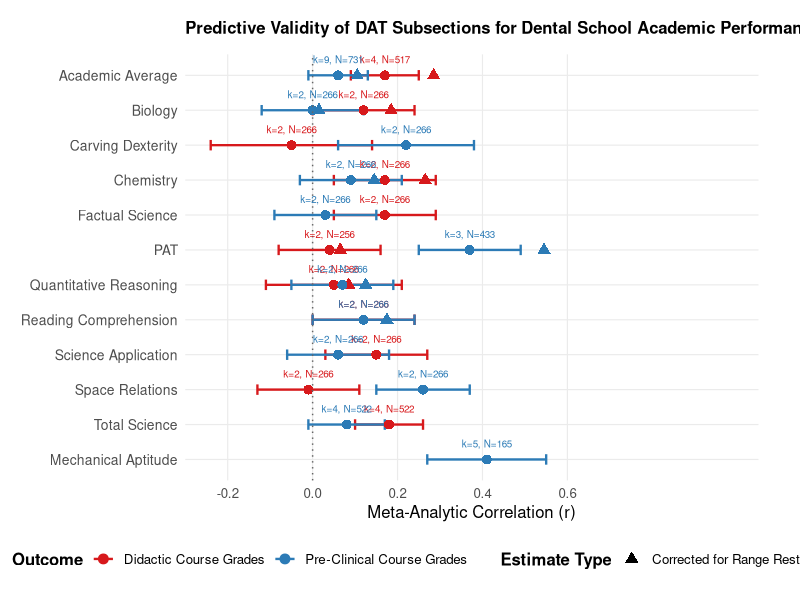
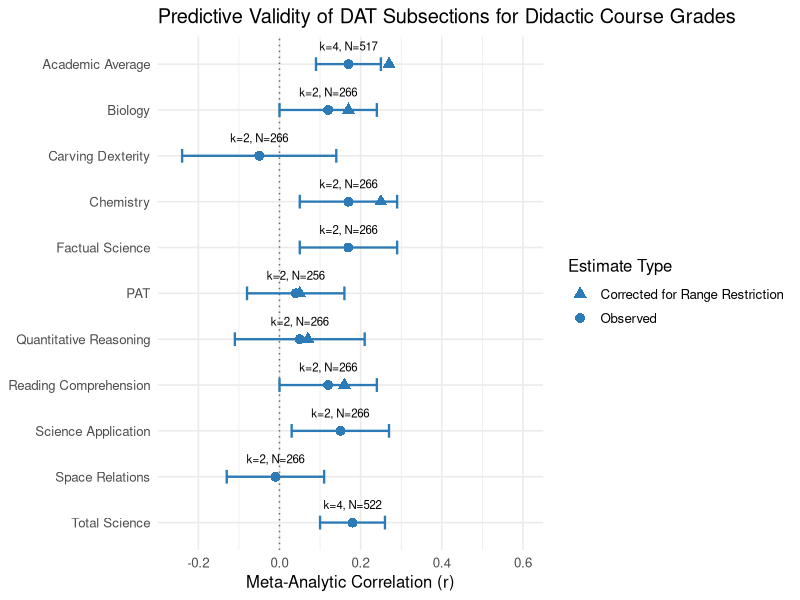
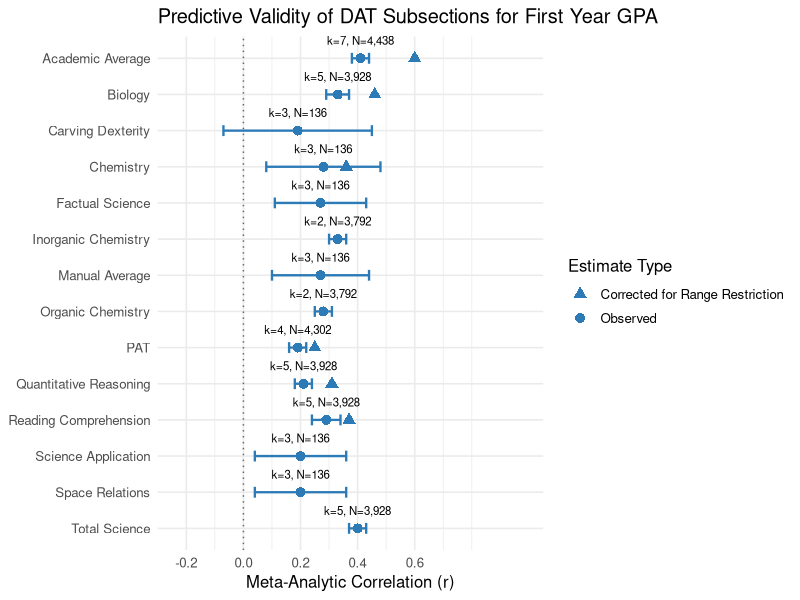
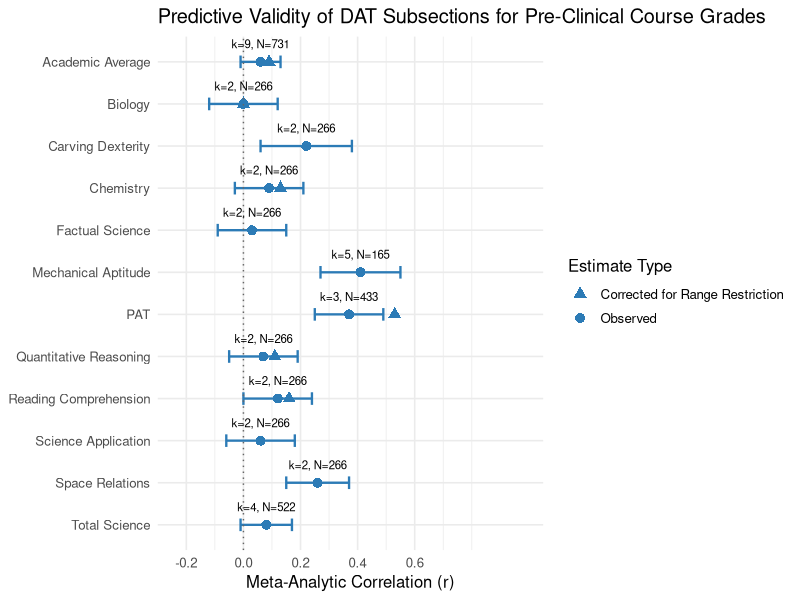
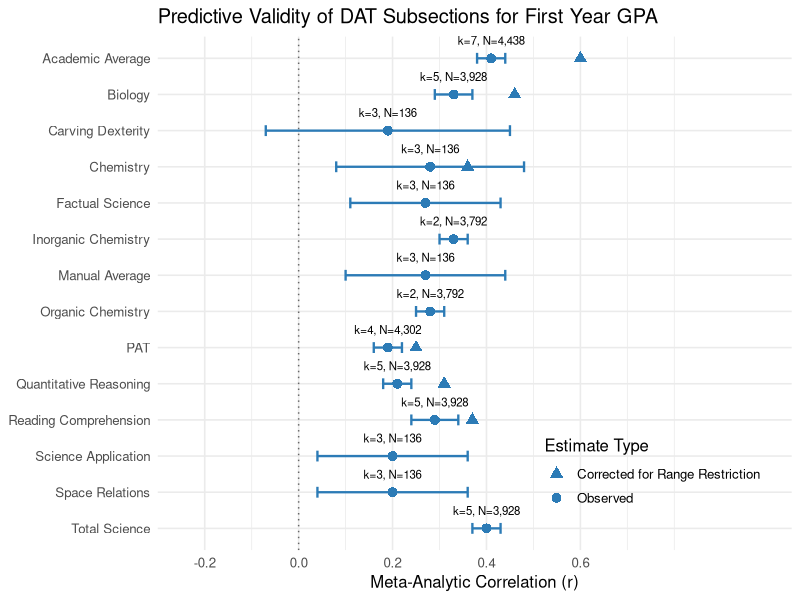

Write the R code that produced these figures, in order.
## ---- chunk 1
library(tidyverse)
library(ggplot2)

# ══════════════════════════════════════════════════════════════════════════════
# FIRST YEAR GPA DATA
# ══════════════════════════════════════════════════════════════════════════════

# ── GPA data (Observed) ───────────────────────────────────────────────────────
gpa_data <- tibble(
  predictor = c("Academic Average", "Biology", "Carving Dexterity", "Chemistry",
                "Factual Science", "Inorganic Chemistry", "Manual Average",
                "Organic Chemistry", "PAT", "Quantitative Reasoning",
                "Reading Comprehension", "Science Application",
                "Space Relations", "Total Science"),
  r     = c( .41,  .33,  .19,  .28,  .27,  .33,  .27,  .28,  .19,  .21,  .29,  .20,  .20,  .40),
  lower = c( .38,  .29, -.07,  .08,  .11,  .30,  .10,  .25,  .16,  .18,  .24,  .04,  .04,  .37),
  upper = c( .44,  .37,  .45,  .48,  .43,  .36,  .44,  .31,  .22,  .24,  .34,  .36,  .36,  .43),
  k     = c(   7,    5,    3,    3,    3,    2,    3,    2,    4,    5,    5,    3,    3,    5),
  N     = c(4438, 3928,  136,  136,  136, 3792,  136, 3792, 4302, 3928, 3928,  136,  136, 3928),
  outcome = "First Year GPA",
  correction = "Observed"
)

# ── GPA Range Corrected (ONLY for predictors with corrections) ────────────────
gpa_corrected <- tibble(
  predictor = c("Academic Average", "Biology", "Chemistry", "PAT", "Quantitative Reasoning", "Reading Comprehension"),
  r     = c( .60, .46, .36, .25, .31, .37),
  lower = c( .38, .29, .08, .16, .18, .24),
  upper = c( .44, .37, .48, .22, .24, .34),
  k     = c(7,5,3,4,5,5),
  N     = c(4438, 3928, 136, 4302, 3928, 3928),
  outcome = "First Year GPA",
  correction = "Corrected for Range Restriction"
)

# ══════════════════════════════════════════════════════════════════════════════
# DIDACTIC COURSE GRADES DATA
# ══════════════════════════════════════════════════════════════════════════════

didactic_data <- tibble(
  predictor = c("Academic Average", "Biology", "Carving Dexterity", "Chemistry",
                "Factual Science", "PAT", "Quantitative Reasoning",
                "Reading Comprehension", "Science Application",
                "Space Relations", "Total Science"),
  r     = c( .17,  .12, -.05,  .17,  .17,  .04,  .05,  .12,  .15, -.01,  .18),
  lower = c( .09,  .00, -.24,  .05,  .05, -.08, -.11,  .00,  .03, -.13,  .10),
  upper = c( .25,  .24,  .14,  .29,  .29,  .16,  .21,  .24,  .27,  .11,  .26),
  k     = c(   4,    2,    2,    2,    2,    2,    2,    2,    2,    2,    4),
  N     = c( 517,  266,  266,  266,  266,  256,  266,  266,  266,  266,  522),
  outcome = "Didactic Course Grades",
  correction = "Observed"
)

didactic_corrected <- tibble(
  predictor = c("Academic Average", "Biology", "Chemistry", "PAT", "Quantitative Reasoning", "Reading Comprehension"),
  r     = c(.27, .17, .25, .05, .07, .16),
  lower = c(.09, .00, .05, -.08, -.11, .00),
  upper = c(.25, .24, .29, -.08, -.11, .00),
  k     = c(4, 2, 2, 2, 2, 2),
  N     = c(517, 266, 266, 266, 266, 266),
  outcome = "Didactic Course Grades",
  correction = "Corrected for Range Restriction"
)

# ══════════════════════════════════════════════════════════════════════════════
# PRE-CLINICAL COURSE GRADES DATA
# ══════════════════════════════════════════════════════════════════════════════

preclinical_data <- tibble(
  predictor = c("Academic Average", "Biology", "Carving Dexterity", "Chemistry", "Factual Science", "Mechanical Aptitude", "PAT", "Quantitative Reasoning", "Reading Comprehension", "Science Application", "Space Relations", "Total Science"),
  r     = c(.06, .00, .22, .09, .03, .41, .37, .07, .12, .06, .26, .08),
  lower = c(-.01, -.12, .06, -.03, -.09, .27, .25, -.05, .00, -.06, .15, -.01),
  upper = c(.13, .12, .38, .21, .15, .55, .49, .19, .24, .18, .37, .17),
  k     = c(9, 2, 2, 2, 2, 5, 3, 2, 2, 2, 2, 4),
  N     = c(731, 266, 266, 266, 266, 165, 433, 266, 266, 266, 266, 522),
  outcome = "Pre-Clinical Course Grades",
  correction = "Observed"
)

preclinical_corrected <- tibble(
  predictor = c("Academic Average", "Biology", "Chemistry", "PAT", "Quantitative Reasoning", "Reading Comprehension"),
  r     = c(.09, .00, .13, .53, .11, .16),
  lower = c(-.01, -.12, -.03, .25, -.05, .00),
  upper = c(.13, .12, .21, .49, .19, .24),
  k     = c(9,2,2,3,2,2),
  N     = c(731,266,266,433,266,266),
  outcome = "Pre-Clinical Course Grades",
  correction = "Corrected for Range Restriction"
)



# ══════════════════════════════════════════════════════════════════════════════
# PLOT: DIDACTIC + PRE-CLINICAL COMBINED
# ══════════════════════════════════════════════════════════════════════════════

didactic_preclinical_data <- bind_rows(didactic_data, didactic_corrected, 
                                       preclinical_data, preclinical_corrected)

all_predictors_dp <- unique(c(didactic_data$predictor, preclinical_data$predictor))
level_order_dp <- rev(all_predictors_dp)

didactic_preclinical_data$predictor <- factor(didactic_preclinical_data$predictor, 
                                              levels = level_order_dp)

# Small horizontal offset for corrected estimates
didactic_preclinical_data <- didactic_preclinical_data %>%
  mutate(r_plot = ifelse(correction == "Corrected for Range Restriction",
                         r + 0.015,   # slight horizontal offset
                         r))

p_didactic_preclinical <- ggplot(didactic_preclinical_data,
                                 aes(x = r_plot, y = predictor, color = outcome)) +
  
  # CI drawn ONCE (Observed only)
  geom_errorbarh(
    data = filter(didactic_preclinical_data, correction == "Observed"),
    aes(xmin = lower, xmax = upper),
    height = 0.3,
    linewidth = 0.8
  ) +
  
  # Points (Observed + horizontally offset Corrected)
  geom_point(aes(shape = correction), size = 3) +
  
  geom_vline(xintercept = 0, linetype = "dotted", color = "grey40") +
  
  geom_text(
    data = filter(didactic_preclinical_data, correction == "Observed"),
    aes(x = r, label = paste0("k=", k, ", N=", formatC(N, format = "d", big.mark = ","))),
    hjust = 0.5,
    vjust = -1.5,
    size = 2.5,
    show.legend = FALSE
  ) +
  
  scale_color_manual(
    values = c("Didactic Course Grades" = "#d7191c",
               "Pre-Clinical Course Grades" = "#2c7bb6")
  ) +
  
  scale_shape_manual(
    values = c("Observed" = 16,
               "Corrected for Range Restriction" = 17),
    name = "Estimate Type"
  ) +
  
  scale_x_continuous(
    name = "Meta-Analytic Correlation (r)",
    limits = c(-0.3, 1.05),
    breaks = seq(-0.2, 0.6, by = 0.2),
    expand = c(0, 0)
  ) +
  
  labs(
    title = "Predictive Validity of DAT Subsections for Dental School Academic Performance",
    y = NULL,
    color = "Outcome"
  ) +
  
  theme_minimal(base_size = 12) +
  theme(
    panel.grid.major.y = element_line(color = "grey92", linewidth = 0.4),
    panel.grid.minor = element_blank(),
    panel.grid.major.x = element_line(color = "grey92", linewidth = 0.4),
    legend.position = "bottom",
    legend.box = "horizontal",
    legend.title = element_text(face = "bold"),
    plot.title = element_text(size = 12, face = "bold", margin = margin(b = 12)),
    axis.text.y = element_text(size = 10),
    plot.margin = margin(15, 30, 15, 15)
  ) +
  
  guides(
    color = guide_legend(order = 1),
    shape = guide_legend(order = 2)
  )

ggsave("forest_plot_didactic_preclinical.png", plot = p_didactic_preclinical,
       width = 11, height = 9, dpi = 300, bg = "white")

# ══════════════════════════════════════════════════════════════════════════════
# PLOT 2: DIDACTIC ONLY
# ══════════════════════════════════════════════════════════════════════════════

didactic_only_data <- bind_rows(didactic_data, didactic_corrected)
didactic_only_data$predictor <- factor(didactic_only_data$predictor,
                                       levels = rev(unique(didactic_data$predictor)))

p_didactic <- ggplot(didactic_only_data,
                     aes(x = r, y = predictor)) +
  
  geom_errorbarh(
    data = filter(didactic_only_data, correction == "Observed"),
    aes(xmin = lower, xmax = upper),
    height = 0.3,
    linewidth = 0.8,
    color = "#2c7bb6"
  ) +
  
  geom_point(aes(shape = correction),
             size = 3,
             color = "#2c7bb6") +
  
  geom_vline(xintercept = 0, linetype = "dotted", color = "grey40") +
  
  geom_text(
    data = filter(didactic_only_data, correction == "Observed"),
    aes(label = paste0("k=", k, ", N=", formatC(N, format = "d", big.mark = ","))),
    hjust = 0.5,
    vjust = -1.5,
    size = 2.9,
    show.legend = FALSE
  ) +
  
  scale_shape_manual(
    values = c("Observed" = 16,
               "Corrected for Range Restriction" = 17),
    name = "Estimate Type"
  ) +
  
  scale_x_continuous(
    name = "Meta-Analytic Correlation (r)",
    limits = c(-0.3, 0.65),
    breaks = seq(-0.2, 0.6, by = 0.2),
    expand = c(0, 0)
  ) +
  
  labs(
    title = "Predictive Validity of DAT Subsections for Didactic Course Grades",
    y = NULL
  ) +
  
  theme_minimal(base_size = 12)

ggsave("forest_plot_didactic.png", plot = p_didactic,
       width = 10, height = 6, dpi = 300, bg = "white")


# ══════════════════════════════════════════════════════════════════════════════
# PLOT 3: GPA YEAR 1 ONLY
# ══════════════════════════════════════════════════════════════════════════════

gpa_only_data <- bind_rows(gpa_data, gpa_corrected)
gpa_only_data$predictor <- factor(gpa_only_data$predictor,
                                  levels = rev(unique(gpa_data$predictor)))

p_gpa <- ggplot(gpa_only_data,
                aes(x = r, y = predictor)) +
  
  geom_errorbarh(
    data = filter(gpa_only_data, correction == "Observed"),
    aes(xmin = lower, xmax = upper),
    height = 0.3,
    linewidth = 0.8,
    color = "#2c7bb6"
  ) +
  
  geom_point(aes(shape = correction),
             size = 3,
             color = "#2c7bb6") +
  
  geom_vline(xintercept = 0, linetype = "dotted", color = "grey40") +
  
  geom_text(
    data = filter(gpa_only_data, correction == "Observed"),
    aes(label = paste0("k=", k, ", N=", formatC(N, format = "d", big.mark = ","))),
    hjust = 0.5,
    vjust = -1.5,
    size = 2.9,
    show.legend = FALSE
  ) +
  
  scale_shape_manual(
    values = c("Observed" = 16,
               "Corrected for Range Restriction" = 17),
    name = "Estimate Type"
  ) +
  
  scale_x_continuous(
    name = "Meta-Analytic Correlation (r)",
    limits = c(-0.3, 1.05),
    breaks = seq(-0.2, 0.6, by = 0.2),
    expand = c(0, 0)
  ) +
  
  labs(
    title = "Predictive Validity of DAT Subsections for First Year GPA",
    y = NULL
  ) +
  
  theme_minimal(base_size = 12)

ggsave("forest_plot_gpa.png", plot = p_gpa,
       width = 10, height = 8.5, dpi = 300, bg = "white")


# ══════════════════════════════════════════════════════════════════════════════
# PLOT: PRE-CLINICAL ONLY
# ══════════════════════════════════════════════════════════════════════════════

preclinical_only_data <- bind_rows(preclinical_data, preclinical_corrected)
preclinical_only_data$predictor <- factor(preclinical_only_data$predictor,
                                          levels = rev(unique(preclinical_data$predictor)))

p_preclinical <- ggplot(preclinical_only_data,
                        aes(x = r, y = predictor)) +
  
  geom_errorbarh(
    data = filter(preclinical_only_data, correction == "Observed"),
    aes(xmin = lower, xmax = upper),
    height = 0.3,
    linewidth = 0.8,
    color = "#2c7bb6"
  ) +
  
  geom_point(aes(shape = correction),
             size = 3,
             color = "#2c7bb6") +
  
  geom_vline(xintercept = 0, linetype = "dotted", color = "grey40") +
  
  geom_text(
    data = filter(preclinical_only_data, correction == "Observed"),
    aes(label = paste0("k=", k, ", N=", formatC(N, format = "d", big.mark = ","))),
    hjust = 0.5,
    vjust = -1.5,
    size = 2.9,
    show.legend = FALSE
  ) +
  
  scale_shape_manual(
    values = c("Observed" = 16,
               "Corrected for Range Restriction" = 17),
    name = "Estimate Type"
  ) +
  
  scale_x_continuous(
    name = "Meta-Analytic Correlation (r)",
    limits = c(-0.3, 1.05),
    breaks = seq(-0.2, 0.6, by = 0.2),
    expand = c(0, 0)
  ) +
  
  labs(
    title = "Predictive Validity of DAT Subsections for Pre-Clinical Course Grades",
    y = NULL
  ) +
  
  theme_minimal(base_size = 12)

ggsave("forest_plot_preclinical.png", plot = p_preclinical,
       width = 10, height = 7, dpi = 300, bg = "white")

## ---- chunk 2
gpa_only_data <- bind_rows(gpa_data, gpa_corrected)
gpa_only_data$predictor <- factor(gpa_only_data$predictor,
                                  levels = rev(unique(gpa_data$predictor)))
p_gpa <- ggplot(gpa_only_data,
                aes(x = r, y = predictor)) +
  
  geom_errorbarh(
    data = filter(gpa_only_data, correction == "Observed"),
    aes(xmin = lower, xmax = upper),
    height = 0.3,
    linewidth = 0.8,
    color = "#2c7bb6"
  ) +
  
  geom_point(aes(shape = correction),
             size = 3,
             color = "#2c7bb6") +
  
  geom_vline(xintercept = 0, linetype = "dotted", color = "grey40") +
  
  geom_text(
    data = filter(gpa_only_data, correction == "Observed"),
    aes(label = paste0("k=", k, ", N=", formatC(N, format = "d", big.mark = ","))),
    hjust = 0.5,
    vjust = -1.5,
    size = 2.9,
    show.legend = FALSE
  ) +
  
  scale_shape_manual(
    values = c("Observed" = 16,
               "Corrected for Range Restriction" = 17),
    name = "Estimate Type"
  ) +
  
  scale_x_continuous(
    name = "Meta-Analytic Correlation (r)",
    limits = c(-0.3, 1.05),
    breaks = seq(-0.2, 0.6, by = 0.2),
    expand = c(0, 0)
  ) +
  
  labs(
    title = "Predictive Validity of DAT Subsections for First Year GPA",
    y = NULL
  ) +
  
  theme_minimal(base_size = 12) +
  theme(legend.position = c(0.78, 0.15))

ggsave("forest_plot_gpa_poster.png", plot = p_gpa,
       width = 10, height = 8.5, dpi = 300, bg = "white")
